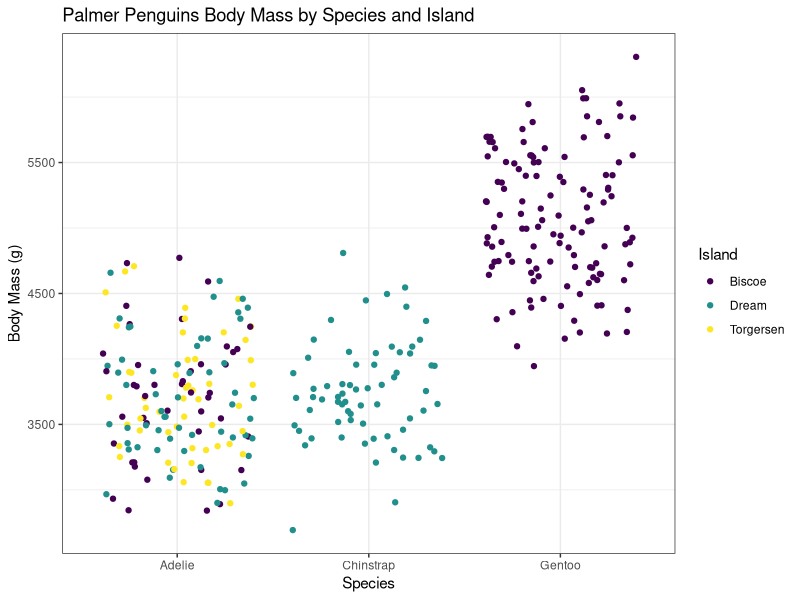

The R script that drew this image:
library(tidyverse)
library(palmerpenguins)
## I am making a short plot of pamlmer pengins to see how to commit into github

### palmer penguins plot
ggplot(data = penguins, aes(x= species, y = body_mass_g, colour = island)) +
  geom_jitter() +
  theme_bw() +
  scale_colour_viridis_d() +
  labs(title = "Palmer Penguins Body Mass by Species and Island",
       x = "Species",
       y = "Body Mass (g)",
       colour = "Island") 
  